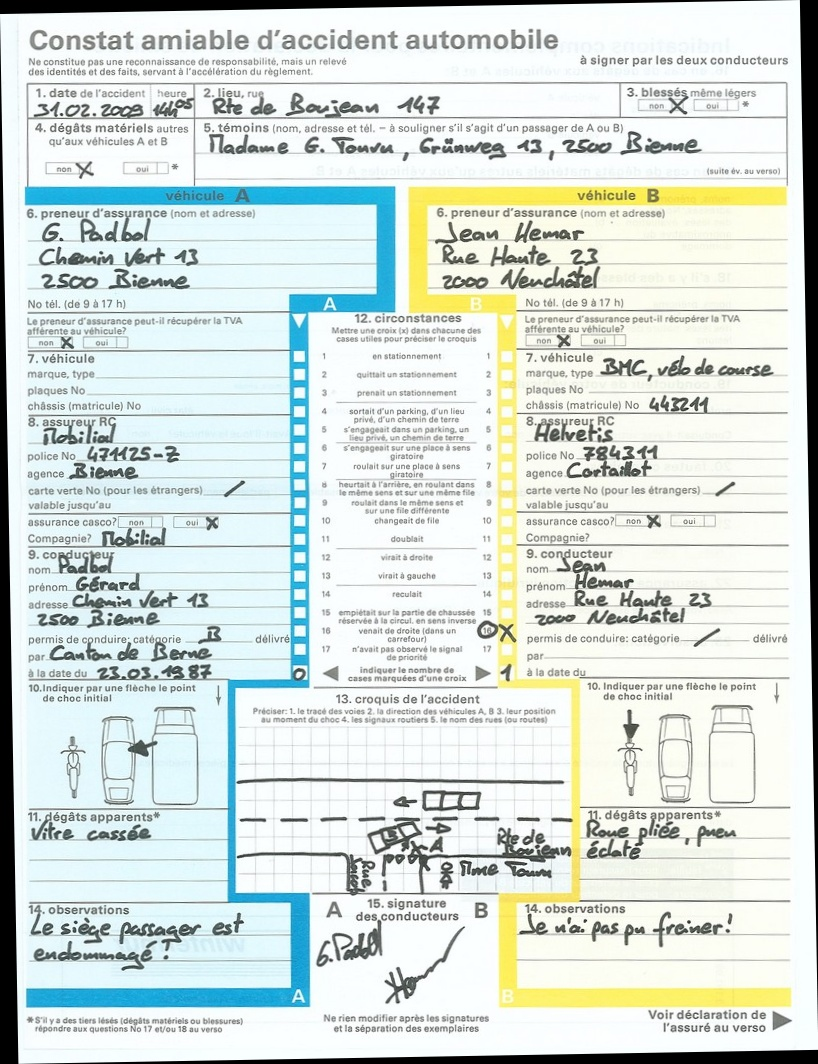
#> input picture data/output/deskewed_constat_1.jpg, 818 x 1064 px
$ python 02_run_segmentation.py
#> lines starting #> are read from the running program, lines starting #| are printed output that depends on the picture; after the words box and inside, x2 and y2 are one past the last pixel; in counts of white or black regions, pixels touching at a corner belong together
### helpers/OCR_helpers.py
import requests
import cv2


# [7 lines left out: function download_file, not called in this run]


def get_content_list(text):
    lines = text.split('\n')
    return lines


def load_image(path):
#> called with path = './data/output/deskewed_constat_1.jpg'
    img = cv2.imread(path)
#> img is the input picture: shape (1064, 818, 3); mean B, G, R 219.3, 223.7, 214.2
    return img


# [4 lines left out: function display_image, not called in this run]

### 02_run_segmentation.py
import numpy as np
import cv2
import json
import os
from OCR_helpers import load_image
from constants import OUTPUT_PATH

FILENAME = 'deskewed_constat_1.jpg'


# [7 lines of commented-out code are left out]


def get_crop_points(start_point, end_point):
    margin_from_top = start_point[1]
    margin_from_left = start_point[0]
    height = end_point[1] - start_point[1]
    width = end_point[0] - start_point[0]
    return margin_from_top, margin_from_left, height, width


if __name__ == '__main__':

    img = load_image(os.path.join(OUTPUT_PATH, FILENAME))

    # Apply blue mask
    # create a mask based on blue color (B, R, G)
    lower = np.array([170, 0, 0], dtype="uint8")
    upper = np.array([255, 170, 170], dtype="uint8")
    mask = cv2.inRange(img, lower, upper)
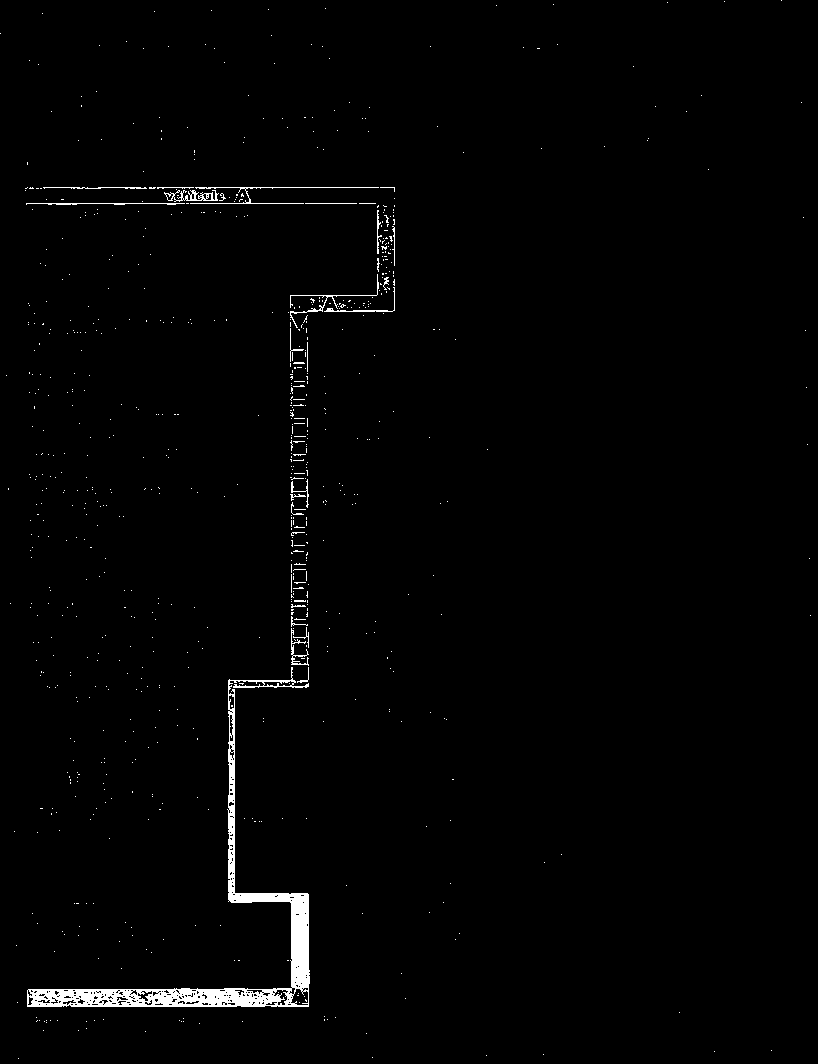
#> mask: shape (1064, 818); 1.3% white; 773 white regions (746 under 20 px), largest, box (x1, y1, x2, y2) and area: (27, 667, 310, 1007) 7761, (190, 187, 379, 204) 355, (164, 190, 219, 202) 268
    img_filtered = cv2.bitwise_and(img, img, mask=mask)
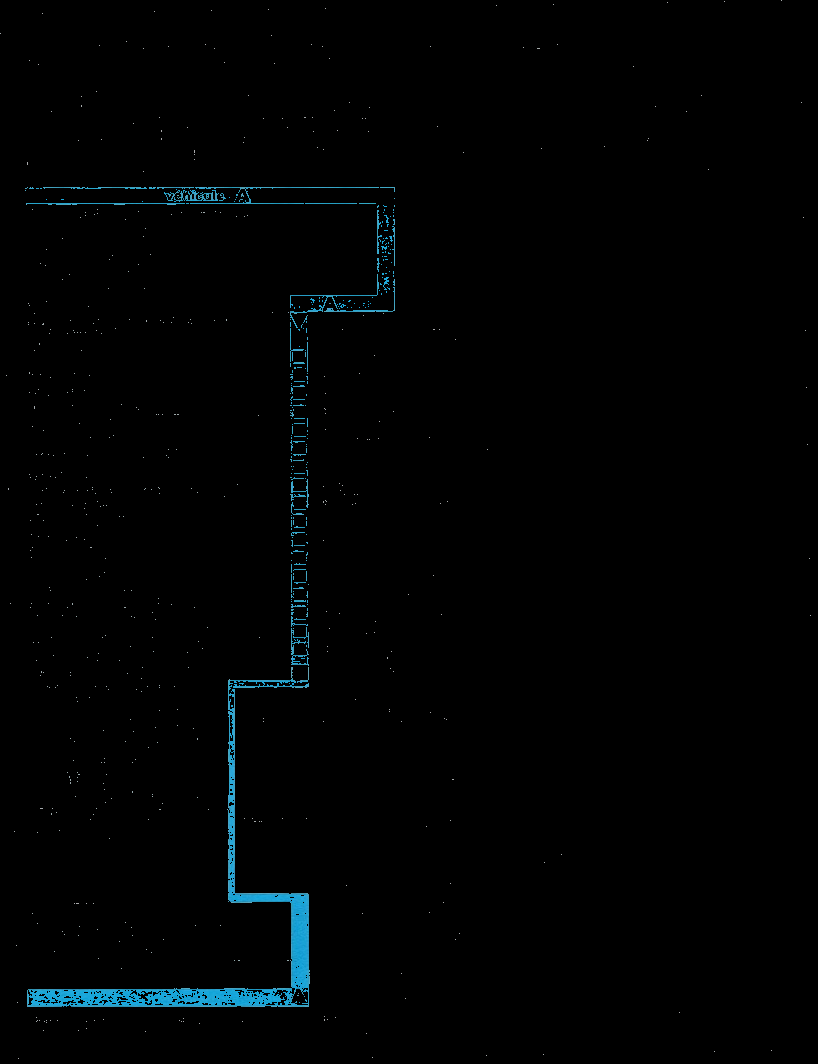
#> img_filtered: shape (1064, 818, 3); mean B, G, R 2.7, 2.2, 0.6
    cv2.imshow('img_filtered', img_filtered)
    cv2.waitKey(0)

    # Get grayscaled image
    gray = cv2.cvtColor(img_filtered, cv2.COLOR_BGR2GRAY)

    # Reduce noise
    kernel_size = 5
    blur_gray = cv2.GaussianBlur(gray, (kernel_size, kernel_size), 0)
    cv2.imshow('blur_gray', blur_gray)
    cv2.waitKey(0)

    # Edge detection
    low_threshold = 50
    high_threshold = 150
    edges = cv2.Canny(blur_gray, low_threshold, high_threshold)
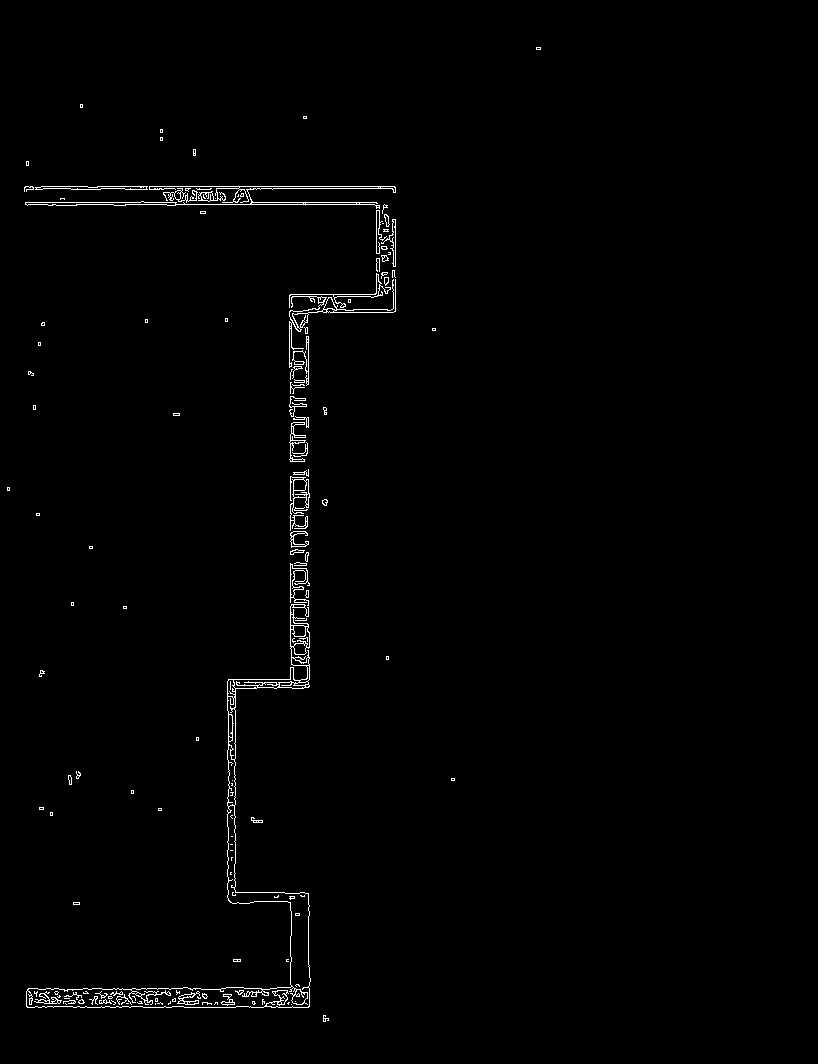
#> edges: shape (1064, 818); 1% white in thin lines or dots, all inside (x1, y1, x2, y2) = (7, 47, 541, 1022)
    cv2.imshow('edges', edges)
    cv2.waitKey(0)

    # Line detection
    rho = 3  # distance resolution in pixels of the Hough grid
    theta = np.pi / 180  # angular resolution in radians of the Hough grid
    threshold = 15  # minimum number of votes (intersections in Hough grid
    # cell)
    min_line_length = 200  # minimum number of pixels making up a line
    max_line_gap = 20  # maximum gap in pixels between connectable line
    # segments
    line_image = np.copy(img) * 0  # creating a blank to draw lines on
#> line_image: shape (1064, 818, 3); every value is 0

    # Run Hough on edge detected image
    # Output "lines" is an array containing endpoints of detected line segments
    lines = cv2.HoughLinesP(edges, rho, theta, threshold, np.array([]),
                            min_line_length, max_line_gap)
#> lines = [[289, 344, 301, 688], [25, 204, 384, 204], [302, 294, 308, 687], [26, 1003, 309, 1003], [25, 186, 394, 186], [101, 188, 395, 188], [297, 294, 304, 687], [299, 294, 305, 687], [290, 434, 299, 688], [27, 1007, 308, 1007], [289, 295, 303, 688], [92, 1004, 309, 1004]]

    # Filter horizontal lines
    line_list = []
    for line in lines:
        for x1, y1, x2, y2 in line:
            if abs(y1 - y2) < 0.01 * img.shape[0]:
                line_list.append(line)
#> this loop made 12 passes
#> after the loop, line_list = [[[25, 204, 384, 204]], [[26, 1003, 309, 1003]], [[25, 186, 394, 186]], [[101, 188, 395, 188]], [[27, 1007, 308, 1007]], [[92, 1004, 309, 1004]]]

    new_line_list = []
    for line in line_list:
        for x1, y1, x2, y2 in line:
            new_line_list.append(line)
            cv2.line(line_image, (x1, y1), (x2, y2), (255, 0, 0), 5)
#> this loop made 6 passes
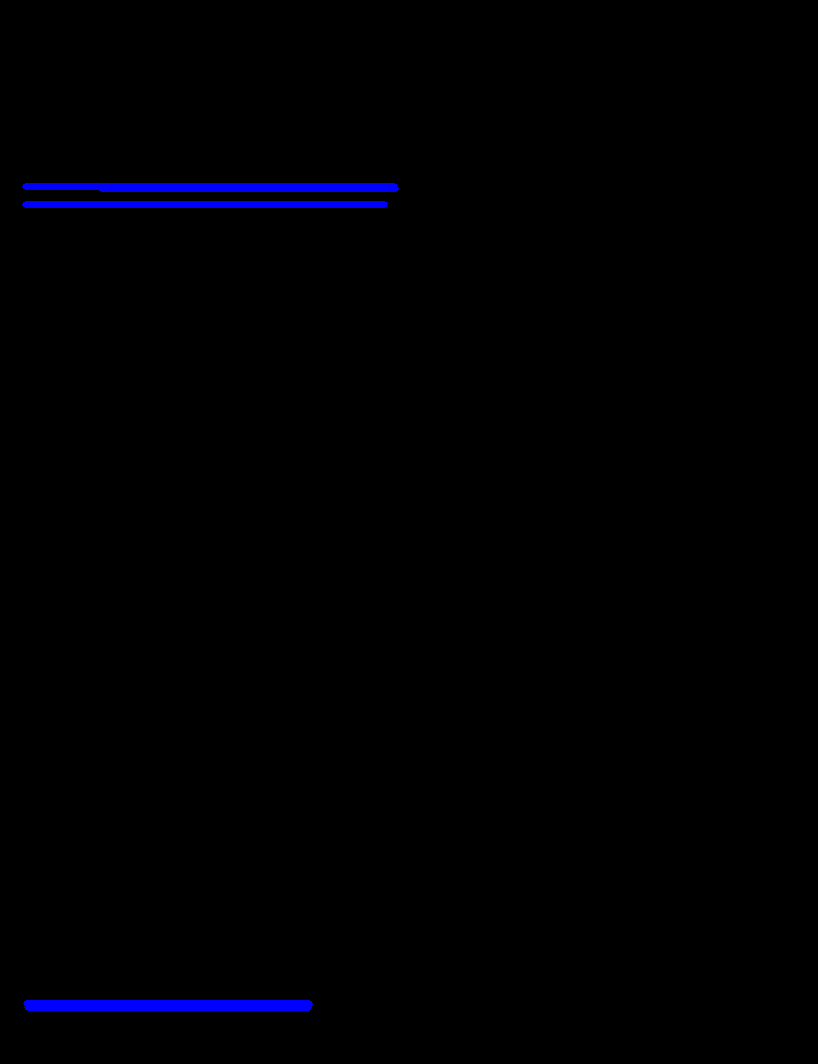
#> line_image: shape (1064, 818, 3); mean B, G, R 2.6, 0, 0
#> after the loop, new_line_list has the same summary as line_list

    cv2.imshow('line_image', line_image)
    cv2.waitKey(0)

    # Select upperest line
    resu = new_line_list[0]
#> resu = [[25, 204, 384, 204]]
    min_y = img.shape[0]
#> min_y = 1064
    for line in new_line_list:
        # y is mesured from top to bottom (min value on top)
        print(min_y)
        for _, y1, _, _ in line:
            print(y1)
            if y1 < min_y:
                resu = line
                min_y = y1
#> after the loop, min_y = 186; resu = [[25, 186, 394, 186]]

    x1, y1, x2, y2 = resu[0]
#> x1 = 25; y1 = 186; x2 = 394; y2 = 186

    # Line thickness of 2 px
    thickness = 2

    # Using cv2.rectangle() method
    # Draw a rectangle with blue line borders of thickness of 2 px
    boxing_height = int(0.1 * img.shape[0])
#> boxing_height = 106
    image = cv2.rectangle(img,
                          (x1, y1),
                          (x2, y2 + boxing_height),
                          (255, 0, 0),
                          thickness)
    cv2.imshow('img', img)
    cv2.waitKey(0)

    margin_from_top, margin_from_left, height, width \
        = get_crop_points((x1, y1), (x2, y2 + boxing_height))
#> in get_crop_points, `margin_from_top = start_point[1]`: margin_from_top = 186
#> in get_crop_points, `margin_from_left = start_point[0]`: margin_from_left = 25
#> in get_crop_points, `height = end_point[1] - start_point[1]`: height = 106
#> in get_crop_points, `width = end_point[0] - start_point[0]`: width = 369
#> margin_from_top = 186; margin_from_left = 25; height = 106; width = 369

    json_data = {
        'margin_from_top': str(margin_from_top),
        'margin_from_left': str(margin_from_left),
        'height': str(height),
        'width': str(width)
    }
#> json_data = {'margin_from_top': '186', 'margin_from_left': '25', 'height': '106', 'width': '369'}

    with open('to_crop.json', 'w') as outfile:
        json.dump(json_data, outfile)
